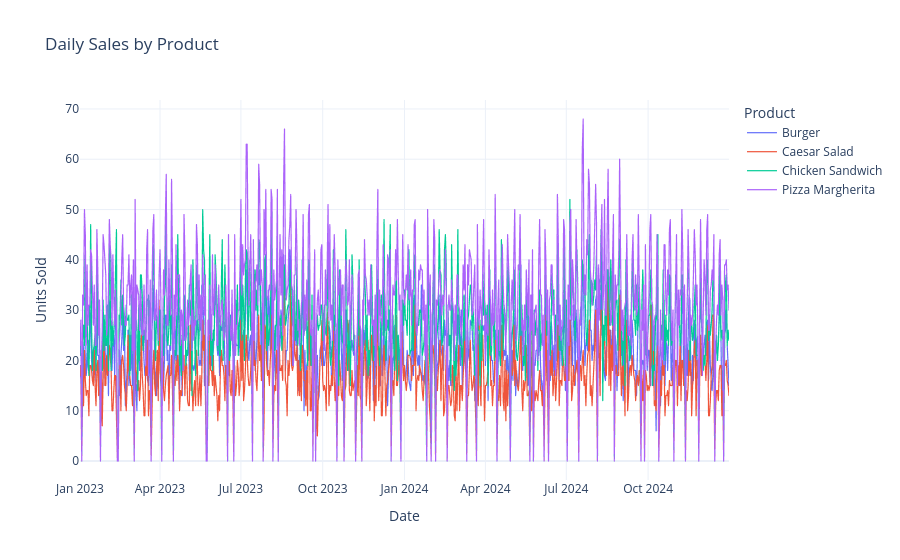

Notebook code for this chart:
### Code cell
# Daily sales per product (one line per product)
daily_per_product = (
    df.groupby(["date", "produit"])["quantite_vendue"]
    .sum()
    .reset_index()
)

fig = px.line(
    daily_per_product,
    x="date",
    y="quantite_vendue",
    color="produit",
    title="Daily Sales by Product",
    labels={"date": "Date", "quantite_vendue": "Units Sold", "produit": "Product"},
    template="plotly_white",
)
fig.update_traces(line=dict(width=1.2))
fig.update_layout(hovermode="x unified", legend_title_text="Product")
fig.show()

### Figure 1 — Plotly figure (JSON) as saved in the notebook; plotly's stock layout.template omitted (floating-point values rounded to 4 significant figures; data arrays with more than 128 entries replaced by an {"elided": "..."} marker saying what was removed)
{"data": [{"hovertemplate": "Product=Burger<br>Date=%{x}<br>Units Sold=%{y}<extra></extra>", "legendgroup": "Burger", "line": {"color": "#636efa", "dash": "solid", "width": 1.2}, "marker": {"symbol": "circle"}, "mode": "lines", "name": "Burger", "showlegend": true, "type": "scattergl", "x": {"elided": "731 str values"}, "xaxis": "x", "y": {"elided": "731 int values"}, "yaxis": "y"}, {"hovertemplate": "Product=Caesar Salad<br>Date=%{x}<br>Units Sold=%{y}<extra></extra>", "legendgroup": "Caesar Salad", "line": {"color": "#EF553B", "dash": "solid", "width": 1.2}, "marker": {"symbol": "circle"}, "mode": "lines", "name": "Caesar Salad", "showlegend": true, "type": "scattergl", "x": {"elided": "731 str values"}, "xaxis": "x", "y": {"elided": "731 int values"}, "yaxis": "y"}, {"hovertemplate": "Product=Chicken Sandwich<br>Date=%{x}<br>Units Sold=%{y}<extra></extra>", "legendgroup": "Chicken Sandwich", "line": {"color": "#00cc96", "dash": "solid", "width": 1.2}, "marker": {"symbol": "circle"}, "mode": "lines", "name": "Chicken Sandwich", "showlegend": true, "type": "scattergl", "x": {"elided": "731 str values"}, "xaxis": "x", "y": {"elided": "731 int values"}, "yaxis": "y"}, {"hovertemplate": "Product=Pizza Margherita<br>Date=%{x}<br>Units Sold=%{y}<extra></extra>", "legendgroup": "Pizza Margherita", "line": {"color": "#ab63fa", "dash": "solid", "width": 1.2}, "marker": {"symbol": "circle"}, "mode": "lines", "name": "Pizza Margherita", "showlegend": true, "type": "scattergl", "x": {"elided": "731 str values"}, "xaxis": "x", "y": {"elided": "731 int values"}, "yaxis": "y"}], "layout": {"hovermode": "x unified", "legend": {"title": {"text": "Product"}, "tracegroupgap": 0}, "title": {"text": "Daily Sales by Product"}, "xaxis": {"anchor": "y", "domain": [0.0, 1.0], "title": {"text": "Date"}}, "yaxis": {"anchor": "x", "domain": [0.0, 1.0], "title": {"text": "Units Sold"}}}}
